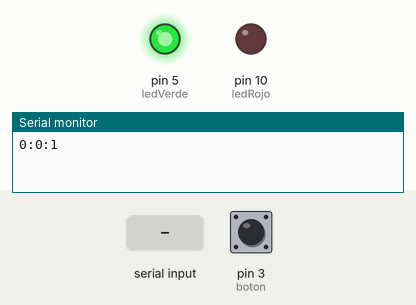
Recording of a sketch running on a simulated Arduino Uno, built with avr-gcc and run on an emulated ATmega328P. On the bench: output pins drawn as LEDs (lit = HIGH), the last lines printed to the serial monitor. The test bench sets the inputs (shaded band); at power-on: pin 3 (boton) LOW. Sleep ends after the set time or at an interrupt.

Above: at 1.2 s.
1.3 s: "90:45:200\n" received over Serial
At 2.3 s:
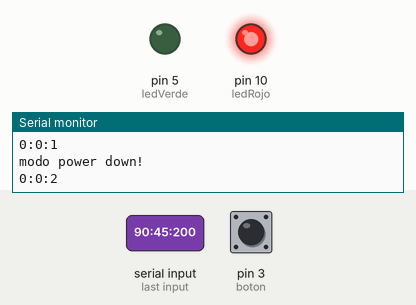
4.3 s: "90:45\n" received over Serial
At 5.8 s:
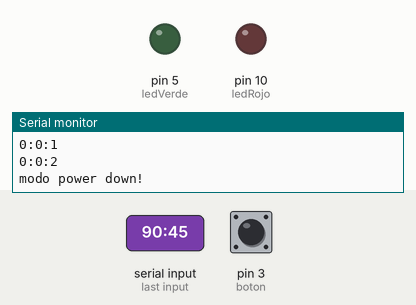
7.3 s: "30:150\n" received over Serial
Timing chart, 0 to 16.3 s (numbered marks = the images above; inputs shaded):
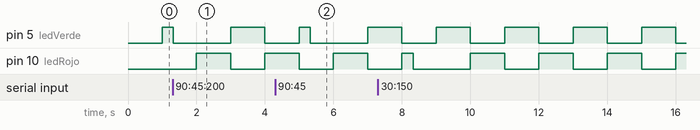

The sketch:

reloj.ino
```cpp
/* DISPOSITIVOS HARDWARE E INTERFACES
 * Practica 2: Reloj
 *
 * Autor: Diego Noceda Davila
 * Fecha: 26/02/2015
 *
 * El programa es un reloj que se actualiza una vez por segundo mediante
 * un timer (librera MsTimer2) y envia la hora por el puerto serie. La funcion
 * "contar" es la encargada de actualizar la hora cada vez que salta la
 * interrupcion del timer, cambiar el estado de los leds e imprimir en el
 * puerto serie.
 * Para la puesta en hora del arduino se lee la entrada del puerto serie con
 * las funciones "Serial.available()" y "Serial.readBytes()", luego se "parsean"
 * los valores de hora, minuto y segundo con la funcion "strtok" de C. Tras leer los
 * nuevos valores de la hora se comprueba que ninguno se salga del limite y se actualizan
 * los valores. Si alguno de los valores excede el limite se pasa al modo "power-down",
 * del cual podremos salir accionando el pulsador (a traves de la interrupcion externa 1,
 * funcion "interrupcion")
*/

#include <MsTimer2.h>
#include <avr/sleep.h>

const int ledRojo = 10;
const int ledVerde = 5;
const int boton = 3;

int estadoLed  = HIGH;
int horas = 0;
int horas_prov;
int minutos = 0;
int minutos_prov;
int segundos = 0;
int segundos_prov;

char leido[9];
char * token;

void setup() {
  Serial.begin(9600);

  pinMode(ledRojo, OUTPUT);
  pinMode(ledVerde, OUTPUT);
  pinMode(boton, INPUT);

  MsTimer2::set(1000, contar);
  MsTimer2::start();

  set_sleep_mode(SLEEP_MODE_PWR_DOWN);
  sleep_enable();
  attachInterrupt(1,interrupcion, RISING);
}

//Manejo de la interrupcion, salir del modo power-down
void interrupcion() {
 sleep_disable();
}

void loop() {
  //Lectura de la hora enviada por puerto serial
  if (Serial.available() > 0) {
    Serial.readBytes(leido, 8);
    leido[8] = 0;

    //Valor leido, provisional, de las horas
    token = strtok(leido, ":");
    horas_prov = atoi(token);

    //Valor leido, provisional, de los minutos
    token = strtok(0,":");
    minutos_prov = atoi(token);

    //Valor leido, provisional, de los segundos
    token = strtok(0,":");
    segundos_prov = atoi(token);

    //Paso condicional al modo power-down
    if (horas_prov > 23 || minutos_prov > 59 || segundos_prov > 59){
      Serial.println("modo power down!");
      delay(20);
      digitalWrite(ledRojo, LOW);
      digitalWrite(ledVerde,LOW);
      sleep_mode();
    }
    else {
      //Actualiza la hora
      horas = horas_prov;
      minutos = minutos_prov;
      segundos = segundos_prov;
    }

    //limpia la entrada
    Serial.flush();
    leido[0] = 0;

  }
}

void contar() {
  //Cambio del estado de los led
  digitalWrite(ledVerde, estadoLed);
  digitalWrite(ledRojo, !estadoLed);
  estadoLed = !estadoLed;
  //---

  //Actualizacion de la hora
  segundos = segundos + 1;
  if (segundos == 60) {
    segundos = 0;
    minutos = minutos + 1;
    if (minutos == 60) {
      minutos = 0;
      horas = horas + 1;
      if (horas == 24) {
        horas = 0;
      }
    }
  }
  //-----

  //Impresion de la hora por el puerto serie
  Serial.print(horas);
  Serial.print(":");
  Serial.print(minutos);
  Serial.print(":");
  Serial.println(segundos);
  //-----
}
```

Measured:
- by itself, pin 5 (ledVerde): alternates HIGH for 1.0 s and LOW for 1.0 s
